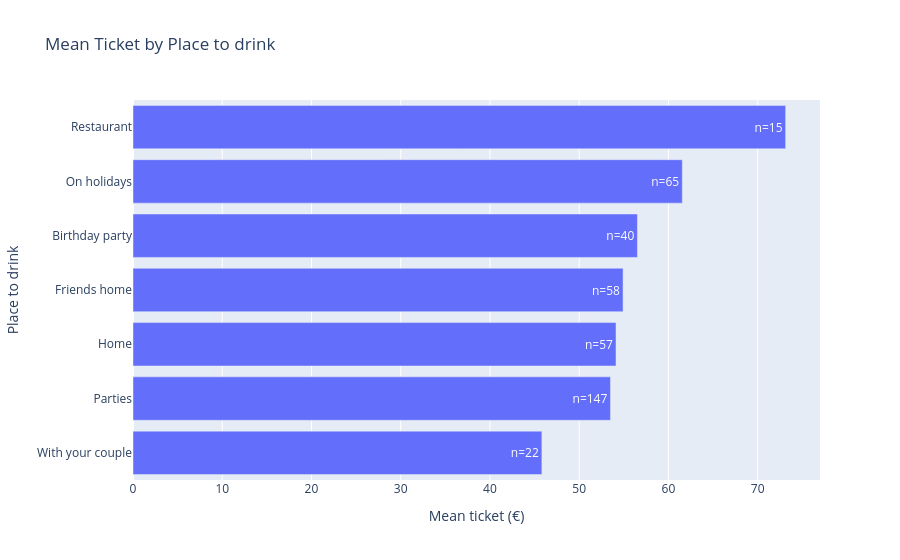

Notebook code for this chart:
### Code cell
# Bar of mean ticket per Place to drink, ordered
agg = df.groupby('Place to drink')['Ticket'].agg(['mean', 'count']).reset_index().sort_values('mean')
fig = px.bar(agg, x='mean', y='Place to drink', orientation='h',
             text=agg['count'].apply(lambda x: f'n={x}'),
             title='Mean Ticket by Place to drink', labels={'mean': 'Mean ticket (€)'})
fig.show()

### Figure 1 — Plotly figure (JSON) as saved in the notebook; plotly's stock layout.template omitted (floating-point values rounded to 4 significant figures)
{"data": [{"hovertemplate": "Mean ticket (€)=%{x}<br>Place to drink=%{y}<br>text=%{text}<extra></extra>", "legendgroup": "", "marker": {"color": "#636efa", "pattern": {"shape": ""}}, "name": "", "orientation": "h", "showlegend": false, "text": ["n=22", "n=147", "n=57", "n=58", "n=40", "n=65", "n=15"], "textposition": "auto", "type": "bar", "x": [45.82, 53.5, 54.12, 54.91, 56.52, 61.55, 73.13], "xaxis": "x", "y": ["With your couple", "Parties", "Home", "Friends home", "Birthday party", "On holidays", "Restaurant"], "yaxis": "y"}], "layout": {"barmode": "relative", "legend": {"tracegroupgap": 0}, "title": {"text": "Mean Ticket by Place to drink"}, "xaxis": {"anchor": "y", "domain": [0, 1], "title": {"text": "Mean ticket (€)"}}, "yaxis": {"anchor": "x", "domain": [0, 1], "title": {"text": "Place to drink"}}}}
